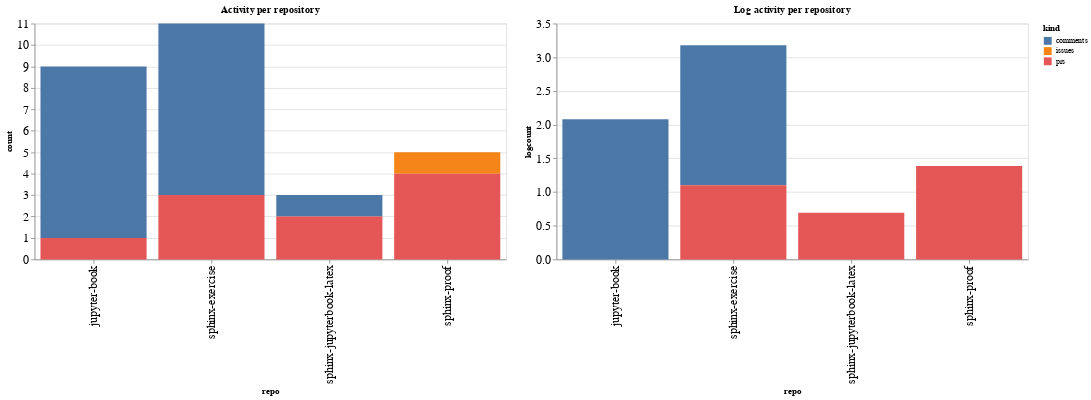

This figure's notebook cell:
### Code cell
ch1 = alt.Chart(repo_summaries, width=600, title="Activity per repository").mark_bar().encode(
    x='repo',
    y='count',
    color='kind',
    tooltip="kind"
)

ch2 = alt.Chart(repo_summaries, width=600, title="Log activity per repository").mark_bar().encode(
    x='repo',
    y='logcount',
    color='kind',
    tooltip="kind"
)

ch1 | ch2

### Figure 1 — Vega-Lite specification as saved in the notebook (floating-point values rounded to 4 significant figures)
{"config": {"axisLeft": {"labelFontSize": 15}, "axisBottom": {"labelFontSize": 15}}, "hconcat": [{"mark": "bar", "encoding": {"color": {"type": "nominal", "field": "kind"}, "tooltip": {"type": "nominal", "field": "kind"}, "x": {"type": "nominal", "field": "repo"}, "y": {"type": "quantitative", "field": "count"}}, "title": "Activity per repository", "width": 600}, {"mark": "bar", "encoding": {"color": {"type": "nominal", "field": "kind"}, "tooltip": {"type": "nominal", "field": "kind"}, "x": {"type": "nominal", "field": "repo"}, "y": {"type": "quantitative", "field": "logcount"}}, "title": "Log activity per repository", "width": 600}], "data": {"name": "data-35704d3caa0c5d38685a01ace04b5930"}, "$schema": "https://vega.github.io/schema/vega-lite/v4.8.1.json", "datasets": {"data-35704d3caa0c5d38685a01ace04b5930": [{"repo": "jupyter-book", "kind": "comments", "count": 8, "logcount": 2.079}, {"repo": "jupyter-book", "kind": "prs", "count": 1, "logcount": 0.0}, {"repo": "sphinx-exercise", "kind": "comments", "count": 8, "logcount": 2.079}, {"repo": "sphinx-exercise", "kind": "prs", "count": 3, "logcount": 1.099}, {"repo": "sphinx-jupyterbook-latex", "kind": "comments", "count": 1, "logcount": 0.0}, {"repo": "sphinx-jupyterbook-latex", "kind": "prs", "count": 2, "logcount": 0.6931}, {"repo": "sphinx-proof", "kind": "issues", "count": 1, "logcount": 0.0}, {"repo": "sphinx-proof", "kind": "prs", "count": 4, "logcount": 1.386}]}}
